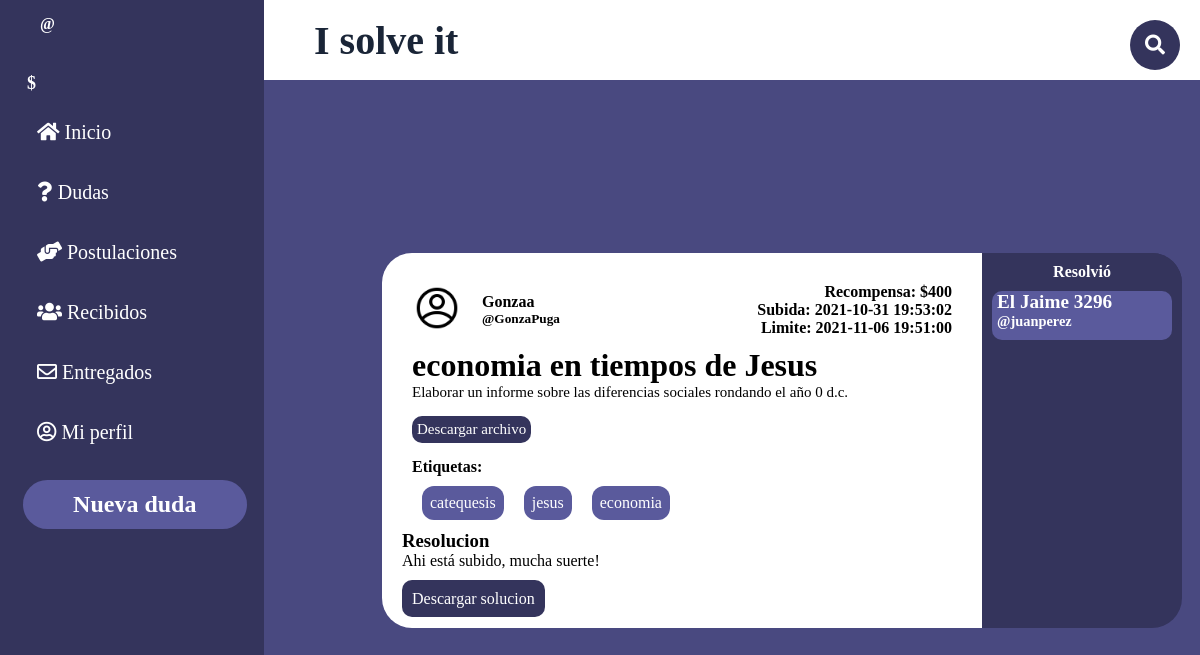
Page /PaginasBalsamiq/dentro-publicacion.php?id=13 on the committed database.
### tables this page shows
CREATE TABLE `usuario` (
  `id_us` int(11) NOT NULL,
  `username` varchar(20) NOT NULL,
  `nombre` varchar(20) NOT NULL DEFAULT 'Nuevo usuario',
  `pass` varchar(200) NOT NULL,
  `mail` varchar(100) NOT NULL,
  `estrellas` int(2) DEFAULT NULL,
  `empleo` tinyint(1) NOT NULL,
  `descripcion` varchar(256) DEFAULT '"Hola. Soy un nuevo usuario de I Solve It. Espero que podamos ayudarnos mutuamente!',
  `tag` varchar(100) NOT NULL DEFAULT 'matematica,historia,literatura',
  `tokens` double NOT NULL DEFAULT 500,
  `imagen` int(11) NOT NULL DEFAULT 0
);

CREATE TABLE `consulta` (
  `id_consulta` int(11) NOT NULL,
  `id_us` int(11) NOT NULL,
  `titulo` varchar(40) NOT NULL,
  `descripcion` varchar(280) NOT NULL,
  `recompensa` float NOT NULL,
  `fecha_subida` datetime NOT NULL DEFAULT current_timestamp(),
  `fecha_limite` datetime NOT NULL,
  `archivo` varchar(100) NOT NULL
);

CREATE TABLE `tag` (
  `id` int(11) NOT NULL,
  `tag` varchar(30) NOT NULL
);

CREATE TABLE `entregado` (
  `id` int(11) NOT NULL,
  `id_cons` int(11) NOT NULL,
  `id_us` int(11) NOT NULL,
  `descripcion` varchar(255) DEFAULT NULL,
  `archivo` varchar(100) NOT NULL
);

### PaginasBalsamiq/dentro-publicacion.php (the view, shortened to what this page needs)
<!DOCTYPE html>
<html lang="es">
    <head>
        <link rel="stylesheet" href="NO_TOCAR.css">
        <link rel="stylesheet" href="style2.css">
        <link rel="stylesheet" href="dentro-publicacion.css">
        <link rel="stylesheet" href="https://use.fontawesome.com/releases/v5.6.3/css/all.css">
        </head>
<body class="grid_container">
    <?php
        include('../ImplementarPHP/config.php');
    ?>
    <header class="header">
    <h1 class="ISolveIt">I solve it</h1>
        <div class="buscador">
            <div class="btn">
                <i class="fas fa-search icon"></i>
            </div>
        </div>
    </header>
    <aside class="sidebar">
        <div class="sidebar_usuario">
            <h5 class="h5">@<?php echo $_SESSION['username']?></h5>
            <h5 class="tokens">$<?php echo $_SESSION['tokens']?></h5>
        </div>
        <div class="sidebar_menu">
            <ul>
                <li class="botones_sidebar"><a class="a" href="inicio.php"><i class="fas fa-home"></i> Inicio</a></li>
                <li class="botones_sidebar"><a class="a" href="misdudas.php"><i class="fas fa-question"></i> Dudas</a></li>
                <li class="botones_sidebar"><a class="a" href="postulaciones.php"><i class="fas fa-hands-helping"></i> Postulaciones</a></li>
                <li class="botones_sidebar"><a class="a" href="recibidos.php"><i class="fas fa-users"></i> Recibidos</a></li>
                <li class="botones_sidebar"><a class="a" href="entregados.php"><i class="far fa-envelope"></i> Entregados</a></li>
                <li class="botones_sidebar"><a class="a" href="perfil.php"><i class="far fa-user-circle"></i> Mi perfil</a></li>
            </ul>
        </div>
        <a href="nuevaPublicacion.php"><h2 class="h2">Nueva duda</h2></a>
    </aside>
    <div class="main">
        <?php
            $i = 0;
            $conCon = $conn->prepare("SELECT * FROM consulta WHERE id_consulta = '".$_GET['id']."'");
            $conCon ->execute();
            if($resCon = $conCon->fetch(PDO::FETCH_ASSOC)){
            $conus = $conn->prepare("SELECT * FROM usuario WHERE id_us = '".$resCon['id_us']."'");
            $conus ->execute();
            $resus = $conus->fetch(PDO::FETCH_ASSOC);
            echo'
                <div class="generalCont">
                    <div class="publicacion">
                        <div class="data">
                            <div class="envolvedor">
                                <div class="envolvedor">
                                    <img class="foto" src="recursos/fotoPerfil/0.png" alt="">
                                    <div class="posteo_datosusuario">
                                        <h4>'.$resus['nombre'].'</h4>
                                        <h5>@'.$resus['username'].'</h5>
                                    </div>
                                </div>
                                <div class="posteo_recompensa_fecha">
                                    <h4>Recompensa: $'.$resCon['recompensa'].'</h4>
                                    <h4>Subida: '.$resCon['fecha_subida'].'</h4>
                                    <h4>Limite: '.$resCon['fecha_limite'].'</h4>
                                </div>
                            </div>
                        </div>
                        <div class="cuerpo">
                            <h2 class="tituPub">'.$resCon['titulo'].'</h2>
                            <p class="desc">'.$resCon['descripcion'].'
                            <div class="archivo_consulta">
                                <a href="'.$resCon['archivo'].'" download>Descargar archivo</a>
                            </div>
                        </div>
                        <div class="envolvedor">
                            <div class="tags">
                                <h4>Etiquetas: </h4>
                                <ul class="tags_list">
            ';
            $conTagCons = $conn->prepare("SELECT tag_cons FROM tag_cons WHERE id_cons = '".$resCon['id_consulta']."'");
            $conTagCons ->execute();
            while($resultadoTagCons = $conTagCons->fetch(PDO::FETCH_ASSOC)){
                $conTag = $conn->prepare("SELECT tag FROM tag WHERE id = '".$resultadoTagCons['tag_cons']."'");
                $conTag ->execute();
                while($resTag = $conTag->fetch(PDO::FETCH_ASSOC)){
                                echo'<li class="tag">'.$resTag['tag'].'</li>';
                }
            }
            echo'
                                </ul>
                            </div>
            ';
$conEnt = $conn->prepare("SELECT * FROM entregado WHERE id_cons = '".$_GET['id']."'");
$conEnt ->execute();
if($resEnt = $conEnt->fetch(PDO::FETCH_ASSOC)){
    echo'
                        </div>
                            <div class="resolucion">
                                <h3 class="resolucionText">Resolucion</h3>
                                <p class="explicacion">
                                    '.$resEnt['descripcion'].'
                                </p>
                                <div class="archivo">
                                    <a href="'.$resEnt['archivo'].'" download>Descargar solucion</a>
                                </div>
                            </div>
                        </div>
                        <div class="postulantesDiv">
                            <div class="postulantesCuerpo">
                                <h4 class="postulados_dudas">Resolvió</h4>
                                <ul class="postuladosLista">
    ';
    $conEntUs = $conn->prepare("SELECT * FROM usuario WHERE id_us = '".$resEnt['id_us']."'");
    $conEntUs ->execute();
    while($resEntUs = $conEntUs->fetch(PDO::FETCH_ASSOC)){
        echo'
                                    <li class="postulanteLi">
                                        <div class="envolvedor">
                                            <div class="userdata">
                                                <h5 class="nombre_postulado">'.$resEntUs['nombre'].'</h5>
                                                <h6 class="usuario_postulado">@'.$resEntUs['username'].'</h6>
                                            </div>
                                        </div>
                                    </li>
        ';
    }
    echo'
                                </ul>
                            </div>
                        </div>
                    </div>
                </div>
    ';
}else if($resCon['id_us'] != $_SESSION['id_us']){
    $conConcAsig = $conn->prepare("SELECT id FROM asignado WHERE id_consulta = '".$_GET['id']."'");
    $conConcAsig ->execute();
    if($resConcAsig = $conConcAsig->fetch(PDO::FETCH_ASSOC)){
        echo'
            </div>
            <div class="entrega">
                <button class="btnEntrega" onclick="Alternar()">entregar</button>
                <div class="entregarCanvas" style="display:none" id="entregarCanvas">
                    <div class="entregarDiv">
                        <form class="formulario" action="../ImplementarPHP/entregar.php" method="POST" id="formEntregar" enctype="multipart/form-data">
                            <h2 class="entregar_trabajo">Entregar trabajo</h2>
                            <div class="contenedor">
                                <div class="envolvedor">
                                    <div class="input-contenedor">
                                        <label for="descripcion_entrega"></label>
                                        <input type="text" id="descripcion_entrega" name="descripcion" placeholder="Explica un poco la resolucion del problema" required>
                                    </div>
                                    <div class="trash">
                                        <div class="input-contenedor-2">
                                            <label class="archivo-entrega" for="archivo">Subir archivo</label>
                                            <input type="file" id="archivo" name="fileToUpload" id="fileToUpload" required style="display:none">
                                        </div>
                                        <input name="id_cons" type="hidden" value="'.$_GET['id'].'"></input>
                                        <div class="boton_canvas_definitivo">
                                            <input class="boton_canvas" name="entregar" type="submit" value="entregar" id="entregar" form="formEntregar"></input>
                                            <input class="boton_canvas" type="submit" value="cancelar" onclick="Alternar()"></input>
                                        </div>
                                    </div>
                                </div>
                            </div>
                        </form>
                    </div>
                </div>
            </div>
        ';
    }else{
        $conConc = $conn->prepare("SELECT id_concurso FROM concurso WHERE (id_us = '".$_SESSION['id_us']."' AND id_consulta = '".$_GET['id']."')");
        $conConc ->execute();
        if($resConc = $conConc->fetch(PDO::FETCH_ASSOC)){
        echo'
                        <div class="cancelar_postulante">
                            <form action="../ImplementarPHP/postular-cancelar.php" method="POST" id="cancelar'.$i.'">
                                <input type="hidden" name="id_cons" value="'.$_GET['id'].'">
                                <input type="hidden" name="dir" value="Location:../PaginasBalsamiq/dentro-publicacion.php?id='.$_GET['id'].'">
                                <input value="Cancelar postulacion" type="submit" class="postularBtn2" name="cancelar" form="cancelar'.$i.'" style="cursor:pointer">
                            </form>
                        </div>
                    </div>
                </div>
            ';
        }else{
            echo'
                        <div class="cancelar_postulante">
                            <form action="../ImplementarPHP/postular-cancelar.php" method="POST" id="postular'.$i.'">
                                <input type="hidden" name="id_cons" value="'.$_GET['id'].'">
                                <input type="hidden" name="dir" value="Location:../PaginasBalsamiq/dentro-publicacion.php?id='.$_GET['id'].'">
                                <input value="Postularme" type="submit" class="postularBtn2" name="postular" form="postular'.$i.'" style="cursor:pointer">
                            </form>
                        </div>
                    </div>
                </div>
            ';
        }
    }
}
}else{
    header("Location:../PaginasBalsamiq/inicio.php");
}
        ?>
</body>
</html>

### PaginasBalsamiq/NO_TOCAR.css (style rules this page uses)
a { text-decoration: none; color: white }
.buscador { width: 220px; height: 30px; padding: 5px; display: flex; justify-content: right; }
.btn { position:absolute; margin-top: -10px; right:0; height: 50px; width: 50px; line-height: 50px; background-color: #34345c; text-align: center; color: white; font-size: 20px; border-radius: 50%; cursor: pointer; margin-right: 20px; }

### PaginasBalsamiq/style2.css (style rules this page uses)
* { margin: 0; padding: 0; box-sizing: border-box; font-family: "corbel"; }
html { height: 100%; }
body { min-height: 100%; }
.grid_container { display: grid; grid-template: "sidebar header" 10vh "sidebar main" 90vh/ 22% auto; }
.header { background-color: white; grid-area: header; display: grid; align-items: center; grid-template: "titu busc" / auto 25% }
.ISolveIt { grid-area: titu; text-align: left; margin-left: 50px; color:#1a2537; font-size: 2.5rem; }
.a { font-size: 20px; text-decoration: none; color:white; padding: 10px; background-color: none; border-radius:50px ; }
a { text-decoration: none; }
.sidebar { background-color: #34345c; grid-area: sidebar; text-align: center; color:rgb(26, 21, 21); border-right:1px solid #34345c; }
.h2 { background-color: #5a5a9c; color:white; border-radius: 30px; padding:11px; width: 85%; margin-left: 23px; margin-top: 10%; }
.h5 { color:white; text-align: left; margin:40px; font-size: 1rem; }
.tokens { color: white; margin-right: 200px; font-size: large; font-family: corbel; }
.main { background-color: #494980; grid-area: main; overflow-y: scroll; position: relative; }
.botones_sidebar { margin: 17px; padding: 10px; list-style: none; text-align: left; }
.posteo_datosusuario { padding: 10px; }

### PaginasBalsamiq/dentro-publicacion.css (style rules this page uses)
.generalCont { display: flex; background-color: aqua; height: fit-content; background-color: white; border-radius: 30px; text-align: left; width: 700px; margin: auto; position: absolute; top: 0; bottom: 0; left: 0; right: 0; }
.publicacion { width: auto; min-width: 80%; position: relative; margin: 20px; }
.postulantesDiv { width: 20%; background-color: #34345c; position: relative; border-top-right-radius:30px; border-bottom-right-radius: 30px; color:white; text-align: left; width: max-content; }
.postulados_dudas { text-align: center; padding-top: 10px; }
.postulantesCuerpo { background-color: #34345c; border-top-right-radius:30px; border-bottom-right-radius: 30px; width:200px; }
.postulanteLi { background-color: #5a5a9c; margin: 10px; padding-bottom: 10px; height: max-content; list-style: none; border-radius: 10px; }
.nombre_postulado { font-size: 1.2rem; margin-left: 5px; }
.usuario_postulado { font-size: 0.9rem; margin-left: 5px; }
.posteo_datosusuario { padding: 10px; }
.tag { background-color: #5a5a9c; color: white; border-radius: 12px; padding: 8px; margin: 10px; width: max-content; }
.tags_list { list-style: none; display: flex; }
.cuerpo { font-size: 25px; margin-left: 10px; width: 100%; }
.desc { font-size: 15px; width: 100%; word-wrap: break-word; }
.tituPub { font-size: 2rem; }
.tags { margin-left: 10px; }
.posteo_datosusuario { margin:10px; }
.foto { width: 50px; margin-left:10px; margin-top:10px; height: 50px; }
.envolvedor { display:flex; position: relative; }
.posteo_recompensa_fecha { text-align: right; position: absolute; right: 0; margin-right: 10px; margin-top: 10px; }
.archivo > a { background-color: #34345c; padding: 10px; border-radius: 10px; cursor: pointer; }
.explicacion { margin-bottom: 20px; max-width: 100%; word-wrap: break-word; }
.archivo_consulta { background-color: #34345c; padding: 5px; border-radius: 10px; cursor: pointer; margin: 15px 0; font-size: 15px; width: fit-content; }

### rows in the picture
usuario: nombre "Gonzaa", username "GonzaPuga"
consulta: recompensa "400", fecha_subida "2021-10-31 19:53:02", fecha_limite "2021-11-06 19:51:00", titulo "economia en tiempos de Jesus", descripcion "Elaborar un informe sobre las diferencias sociales rondando el año 0 d.c."
tag: tag "catequesis"
tag: tag "jesus"
tag: tag "economia"
entregado: descripcion "Ahi está subido, mucha suerte!"
usuario: nombre "El Jaime 3296", username "juanperez"
